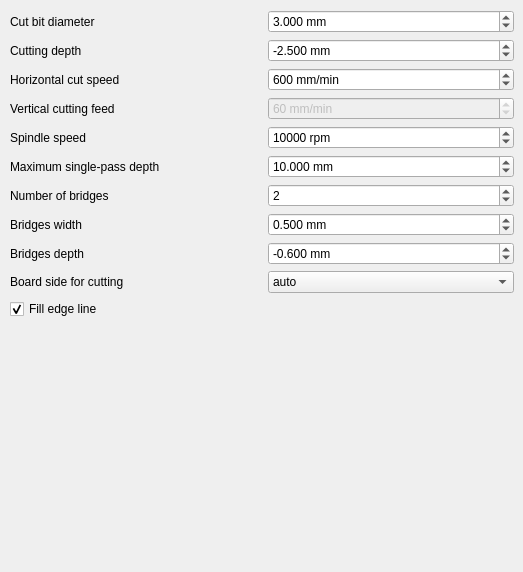
        <widget class="QWidget" name="outlineTab">
         <attribute name="title">
          <string>Outline</string>
         </attribute>
         <widget class="QWidget" name="formLayoutWidget_4">
          <property name="geometry">
           <rect>
            <x>10</x>
            <y>10</y>
            <width>504</width>
            <height>553</height>
           </rect>
          </property>
          <layout class="QGridLayout" name="outlineGridLayout">
           <property name="horizontalSpacing">
            <number>12</number>
           </property>
           <property name="verticalSpacing">
            <number>6</number>
           </property>
           <item row="0" column="0">
            <widget class="QLabel" name="cutterdiameterLabel">
             <property name="toolTip">
              <string>&lt;html&gt;&lt;head/&gt;&lt;body&gt;&lt;p&gt;&lt;span style=&quot; font-style:italic;&quot;&gt;--cutter-diameter&lt;/span&gt;&lt;/p&gt;&lt;p&gt;Amount by half of which the tool path is outset from the shape in the outline file&lt;/p&gt;&lt;/body&gt;&lt;/html&gt;</string>
             </property>
             <property name="text">
              <string>Cut bit diameter</string>
             </property>
             <property name="buddy">
              <cstring>cutterdiameterDoubleSpinBox</cstring>
             </property>
            </widget>
           </item>
           <item row="0" column="1">
            <widget class="QDoubleSpinBox" name="cutterdiameterDoubleSpinBox">
             <property name="toolTip">
              <string>&lt;html&gt;&lt;head/&gt;&lt;body&gt;&lt;p&gt;&lt;span style=&quot; font-style:italic;&quot;&gt;--cutter-diameter&lt;/span&gt;&lt;/p&gt;&lt;p&gt;Amount by half of which the tool path is outset from the shape in the outline file&lt;/p&gt;&lt;/body&gt;&lt;/html&gt;</string>
             </property>
             <property name="suffix">
              <string> mm</string>
             </property>
             <property name="decimals">
              <number>3</number>
             </property>
             <property name="maximum">
              <double>100.000000000000000</double>
             </property>
             <property name="singleStep">
              <double>0.100000000000000</double>
             </property>
             <property name="value">
              <double>3.000000000000000</double>
             </property>
            </widget>
           </item>
           <item row="1" column="0">
            <widget class="QLabel" name="zcutLabel">
             <property name="toolTip">
              <string>&lt;html&gt;&lt;head/&gt;&lt;body&gt;&lt;p&gt;&lt;span style=&quot; font-style:italic;&quot;&gt;--zcut&lt;/span&gt;&lt;/p&gt;&lt;p&gt;Z-coordinate indicating where the outline cutting ends&lt;/p&gt;&lt;/body&gt;&lt;/html&gt;</string>
             </property>
             <property name="text">
              <string>Cutting depth</string>
             </property>
             <property name="buddy">
              <cstring>zcutDoubleSpinBox</cstring>
             </property>
            </widget>
           </item>
           <item row="1" column="1">
            <widget class="QDoubleSpinBox" name="zcutDoubleSpinBox">
             <property name="toolTip">
              <string>&lt;html&gt;&lt;head/&gt;&lt;body&gt;&lt;p&gt;&lt;span style=&quot; font-style:italic;&quot;&gt;--zcut&lt;/span&gt;&lt;/p&gt;&lt;p&gt;Z-coordinate indicating where the outline cutting ends&lt;/p&gt;&lt;/body&gt;&lt;/html&gt;</string>
             </property>
             <property name="suffix">
              <string> mm</string>
             </property>
             <property name="decimals">
              <number>3</number>
             </property>
             <property name="minimum">
              <double>-1000.000000000000000</double>
             </property>
             <property name="maximum">
              <double>0.000000000000000</double>
             </property>
             <property name="singleStep">
              <double>0.050000000000000</double>
             </property>
             <property name="value">
              <double>-2.500000000000000</double>
             </property>
            </widget>
           </item>
           <item row="2" column="0">
            <widget class="QLabel" name="cutfeedLabel">
             <property name="toolTip">
              <string>&lt;html&gt;&lt;head/&gt;&lt;body&gt;&lt;p&gt;&lt;span style=&quot; font-style:italic;&quot;&gt;--cut-feed&lt;/span&gt;&lt;/p&gt;&lt;p&gt;Feed rate at which outline cutting takes place (horizontal speed)&lt;/p&gt;&lt;/body&gt;&lt;/html&gt;</string>
             </property>
             <property name="text">
              <string>Horizontal cut speed</string>
             </property>
             <property name="buddy">
              <cstring>cutfeedSpinBox</cstring>
             </property>
            </widget>
           </item>
           <item row="2" column="1">
            <widget class="QSpinBox" name="cutfeedSpinBox">
             <property name="toolTip">
              <string>&lt;html&gt;&lt;head/&gt;&lt;body&gt;&lt;p&gt;&lt;span style=&quot; font-style:italic;&quot;&gt;--cut-feed&lt;/span&gt;&lt;/p&gt;&lt;p&gt;Feed rate at which outline cutting takes place (horizontal speed)&lt;/p&gt;&lt;/body&gt;&lt;/html&gt;</string>
             </property>
             <property name="suffix">
              <string> mm/min</string>
             </property>
             <property name="maximum">
              <number>10000</number>
             </property>
             <property name="singleStep">
              <number>10</number>
             </property>
             <property name="value">
              <number>600</number>
             </property>
            </widget>
           </item>
           <item row="3" column="0">
            <widget class="QLabel" name="cutvertfeedLabel">
             <property name="toolTip">
              <string>&lt;html&gt;&lt;head/&gt;&lt;body&gt;&lt;p&gt;&lt;span style=&quot; font-style:italic;&quot;&gt;--cut-vertfeed&lt;/span&gt;&lt;/p&gt;&lt;p&gt;PCB vertical cutting feed (if fill-outline is given)&lt;/p&gt;&lt;/body&gt;&lt;/html&gt;</string>
             </property>
             <property name="text">
              <string>Vertical cutting feed</string>
             </property>
            </widget>
           </item>
           <item row="3" column="1">
            <widget class="QSpinBox" name="cutvertfeedSpinBox">
             <property name="enabled">
              <bool>false</bool>
             </property>
             <property name="toolTip">
              <string>&lt;html&gt;&lt;head/&gt;&lt;body&gt;&lt;p&gt;&lt;span style=&quot; font-style:italic;&quot;&gt;--cut-vertfeed&lt;/span&gt;&lt;/p&gt;&lt;p&gt;PCB vertical cutting feed (if fill-outline is given)&lt;/p&gt;&lt;/body&gt;&lt;/html&gt;</string>
             </property>
             <property name="suffix">
              <string> mm/min</string>
             </property>
             <property name="maximum">
              <number>10000</number>
             </property>
             <property name="singleStep">
              <number>10</number>
             </property>
             <property name="value">
              <number>60</number>
             </property>
            </widget>
           </item>
           <item row="4" column="0">
            <widget class="QLabel" name="cutspeedLabel">
             <property name="toolTip">
              <string>&lt;html&gt;&lt;head/&gt;&lt;body&gt;&lt;p&gt;&lt;span style=&quot; font-style:italic;&quot;&gt;--cut-speed&lt;/span&gt;&lt;/p&gt;&lt;p&gt;Spindle speed during outline cutting (rounds per minute)&lt;/p&gt;&lt;/body&gt;&lt;/html&gt;</string>
             </property>
             <property name="text">
              <string>Spindle speed</string>
             </property>
             <property name="buddy">
              <cstring>cutspeedSpinBox</cstring>
             </property>
            </widget>
           </item>
           <item row="4" column="1">
            <widget class="QSpinBox" name="cutspeedSpinBox">
             <property name="toolTip">
              <string>&lt;html&gt;&lt;head/&gt;&lt;body&gt;&lt;p&gt;&lt;span style=&quot; font-style:italic;&quot;&gt;--cut-speed&lt;/span&gt;&lt;/p&gt;&lt;p&gt;Spindle speed during outline cutting (rounds per minute)&lt;/p&gt;&lt;/body&gt;&lt;/html&gt;</string>
             </property>
             <property name="suffix">
              <string> rpm</string>
             </property>
             <property name="maximum">
              <number>100000</number>
             </property>
             <property name="singleStep">
              <number>500</number>
             </property>
             <property name="value">
              <number>10000</number>
             </property>
            </widget>
           </item>
           <item row="5" column="0">
            <widget class="QLabel" name="cutinfeedLabel">
             <property name="toolTip">
              <string>&lt;html&gt;&lt;head/&gt;&lt;body&gt;&lt;p&gt;&lt;span style=&quot; font-style:italic;&quot;&gt;--cut-infeed&lt;/span&gt;&lt;/p&gt;&lt;p&gt;Maximum Z distance that is cut away in a single pass (if less then zcut's value, there will be more than one pass)&lt;/p&gt;&lt;/body&gt;&lt;/html&gt;</string>
             </property>
             <property name="text">
              <string>Maximum single-pass depth</string>
             </property>
             <property name="buddy">
              <cstring>cutinfeedDoubleSpinBox</cstring>
             </property>
            </widget>
           </item>
           <item row="5" column="1">
            <widget class="QDoubleSpinBox" name="cutinfeedDoubleSpinBox">
             <property name="toolTip">
              <string>&lt;html&gt;&lt;head/&gt;&lt;body&gt;&lt;p&gt;&lt;span style=&quot; font-style:italic;&quot;&gt;--cut-infeed&lt;/span&gt;&lt;/p&gt;&lt;p&gt;Maximum Z distance that is cut away in a single pass (if less then zcut's value, there will be more than one pass)&lt;/p&gt;&lt;/body&gt;&lt;/html&gt;</string>
             </property>
             <property name="suffix">
              <string> mm</string>
             </property>
             <property name="decimals">
              <number>3</number>
             </property>
             <property name="maximum">
              <double>100.000000000000000</double>
             </property>
             <property name="singleStep">
              <double>0.050000000000000</double>
             </property>
             <property name="value">
              <double>10.000000000000000</double>
             </property>
            </widget>
           </item>
           <item row="6" column="0">
            <widget class="QLabel" name="bridgesnumLabel">
             <property name="toolTip">
              <string>&lt;html&gt;&lt;head/&gt;&lt;body&gt;&lt;p&gt;&lt;span style=&quot; font-style:italic;&quot;&gt;--bridgesnum&lt;/span&gt;&lt;/p&gt;&lt;p&gt;Sets the numer of bridges to be created (--bridgesnum bridges for each closed line)&lt;/p&gt;&lt;/body&gt;&lt;/html&gt;</string>
             </property>
             <property name="text">
              <string>Number of bridges</string>
             </property>
            </widget>
           </item>
           <item row="6" column="1">
            <widget class="QSpinBox" name="bridgesnumSpinBox">
             <property name="toolTip">
              <string>&lt;html&gt;&lt;head/&gt;&lt;body&gt;&lt;p&gt;&lt;span style=&quot; font-style:italic;&quot;&gt;--bridgesnum&lt;/span&gt;&lt;/p&gt;&lt;p&gt;Sets the numer of bridges to be created (--bridgesnum bridges for each closed line)&lt;/p&gt;&lt;/body&gt;&lt;/html&gt;</string>
             </property>
             <property name="minimum">
              <number>0</number>
             </property>
             <property name="maximum">
              <number>100</number>
             </property>
             <property name="value">
              <number>2</number>
             </property>
            </widget>
           </item>
           <item row="7" column="0">
            <widget class="QLabel" name="bridgesLabel">
             <property name="toolTip">
              <string>&lt;html&gt;&lt;head/&gt;&lt;body&gt;&lt;p&gt;&lt;span style=&quot; font-style:italic;&quot;&gt;--bridges&lt;/span&gt;&lt;/p&gt;&lt;p&gt;Add bridges with the given width to the outline cut. --bridgesnum bridges will be created for each outline closed line. This option requires --optimise&lt;/p&gt;&lt;/body&gt;&lt;/html&gt;</string>
             </property>
             <property name="text">
              <string>Bridges width</string>
             </property>
             <property name="buddy">
              <cstring>bridgesDoubleSpinBox</cstring>
             </property>
            </widget>
           </item>
           <item row="7" column="1">
            <widget class="QDoubleSpinBox" name="bridgesDoubleSpinBox">
             <property name="toolTip">
              <string>&lt;html&gt;&lt;head/&gt;&lt;body&gt;&lt;p&gt;&lt;span style=&quot; font-style:italic;&quot;&gt;--bridges&lt;/span&gt;&lt;/p&gt;&lt;p&gt;Add bridges with the given width to the outline cut. --bridgesnum bridges will be created for each outline closed line. This option requires --optimise&lt;/p&gt;&lt;/body&gt;&lt;/html&gt;</string>
             </property>
             <property name="suffix">
              <string> mm</string>
             </property>
             <property name="decimals">
              <number>3</number>
             </property>
             <property name="maximum">
              <double>100.000000000000000</double>
             </property>
             <property name="singleStep">
              <double>0.050000000000000</double>
             </property>
             <property name="value">
              <double>0.500000000000000</double>
             </property>
            </widget>
           </item>
           <item row="8" column="0">
            <widget class="QLabel" name="zbridgesLabel">
             <property name="toolTip">
              <string>&lt;html&gt;&lt;head/&gt;&lt;body&gt;&lt;p&gt;&lt;span style=&quot; font-style:italic;&quot;&gt;--zbridges&lt;/span&gt;&lt;/p&gt;&lt;p&gt;Bridges height (Z-coordinates while engraving bridges). If you want full-height bridges set this to a value greater than 0&lt;/p&gt;&lt;/body&gt;&lt;/html&gt;</string>
             </property>
             <property name="text">
              <string>Bridges depth</string>
             </property>
             <property name="buddy">
              <cstring>zbridgesDoubleSpinBox</cstring>
             </property>
            </widget>
           </item>
           <item row="8" column="1">
            <widget class="QDoubleSpinBox" name="zbridgesDoubleSpinBox">
             <property name="toolTip">
              <string>&lt;html&gt;&lt;head/&gt;&lt;body&gt;&lt;p&gt;&lt;span style=&quot; font-style:italic;&quot;&gt;--zbridges&lt;/span&gt;&lt;/p&gt;&lt;p&gt;Bridges height (Z-coordinates while engraving bridges). If you want full-height bridges set this to a value greater than 0&lt;/p&gt;&lt;/body&gt;&lt;/html&gt;</string>
             </property>
             <property name="suffix">
              <string> mm</string>
             </property>
             <property name="decimals">
              <number>3</number>
             </property>
             <property name="minimum">
              <double>-100.000000000000000</double>
             </property>
             <property name="maximum">
              <double>0.000000000000000</double>
             </property>
             <property name="singleStep">
              <double>0.050000000000000</double>
             </property>
             <property name="value">
              <double>-0.600000000000000</double>
             </property>
            </widget>
           </item>
           <item row="9" column="0">
            <widget class="QLabel" name="cutsideLabel">
             <property name="toolTip">
              <string>&lt;html&gt;&lt;head/&gt;&lt;body&gt;&lt;p&gt;&lt;span style=&quot; font-style:italic;&quot;&gt;--cut-side&lt;/span&gt;&lt;/p&gt;&lt;p&gt;choose the cut side. Valid choices are front, back or auto (default). In auto mode the cut side is automatically chosen (always front unless only the back side is specified)&lt;/p&gt;&lt;/body&gt;&lt;/html&gt;</string>
             </property>
             <property name="text">
              <string>Board side for cutting</string>
             </property>
             <property name="buddy">
              <cstring>cutsideComboBox</cstring>
             </property>
            </widget>
           </item>
           <item row="9" column="1">
            <widget class="QComboBox" name="cutsideComboBox">
             <property name="toolTip">
              <string>&lt;html&gt;&lt;head/&gt;&lt;body&gt;&lt;p&gt;&lt;span style=&quot; font-style:italic;&quot;&gt;--cut-side&lt;/span&gt;&lt;/p&gt;&lt;p&gt;choose the cut side. Valid choices are front, back or auto (default). In auto mode the cut side is automatically chosen (always front unless only the back side is specified)&lt;/p&gt;&lt;/body&gt;&lt;/html&gt;</string>
             </property>
             <item>
              <property name="text">
               <string>auto</string>
              </property>
             </item>
             <item>
              <property name="text">
               <string>front</string>
              </property>
             </item>
             <item>
              <property name="text">
               <string>back</string>
              </property>
             </item>
            </widget>
           </item>
           <item row="10" column="0" colspan="2">
            <widget class="QCheckBox" name="filloutlineCheckBox">
             <property name="toolTip">
              <string>&lt;html&gt;&lt;head/&gt;&lt;body&gt;&lt;p&gt;&lt;span style=&quot; font-style:italic;&quot;&gt;--fill-outline&lt;/span&gt;&lt;/p&gt;&lt;p&gt;If fill-outline is given, it is assumed that the outline file contains not a polygon but a closed chain of lines. The board will be cut along the centres of these lines&lt;/p&gt;&lt;/body&gt;&lt;/html&gt;</string>
             </property>
             <property name="text">
              <string>Fill edge line</string>
             </property>
             <property name="checked">
              <bool>true</bool>
             </property>
            </widget>
           </item>
           <item row="11" column="0" colspan="2">
            <spacer name="verticalSpacer_5">
             <property name="orientation">
              <enum>Qt::Vertical</enum>
             </property>
             <property name="sizeHint" stdset="0">
              <size>
               <width>20</width>
               <height>40</height>
              </size>
             </property>
            </spacer>
           </item>
          </layout>
         </widget>
        </widget>
